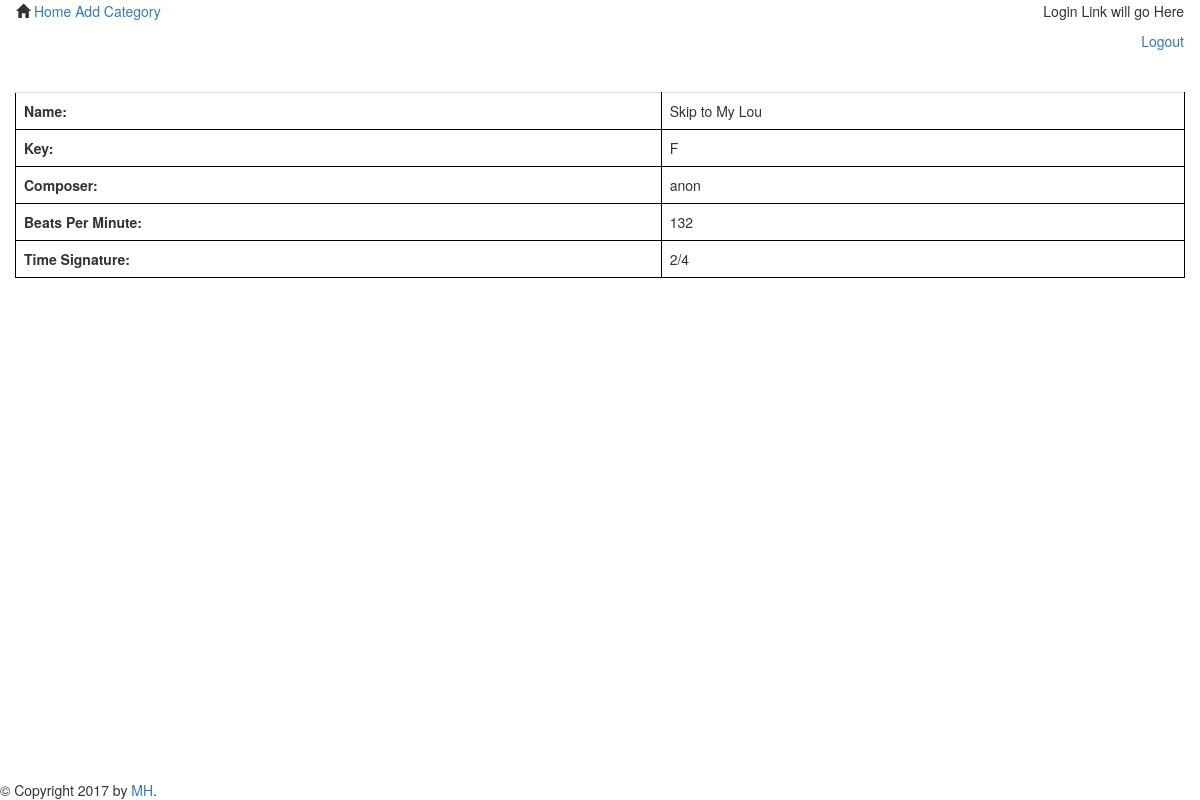
Screenshot of /categories/Animation/17/Skip to My Lou/457 with the database file from the repository.
### songsdb_setup.py (models this page shows)
class Song(Base):
    __tablename__ = 'allsongs'
    id = Column(Integer, primary_key = True)
    name = Column(String, nullable = False)
    key = Column(String, nullable = False)
    year = Column(Integer, nullable = False)
    composer = Column(String, nullable = False)
    bpm = Column(Integer, nullable = False)
    timesig = Column(String, nullable = False)
    source = Column(String, nullable = False)
    category_id = Column(Integer, ForeignKey('category.id'))
    category = relationship(Category)

### application.py (the view)
@app.route('/categories/<category>/<int:category_id>/<name>/<int:song_id>')
def showSongInfo(category, category_id, song_id, name):
    song = session.query(Song).filter(Song.id == song_id).one()
    return render_template('songinfo.html', song = song, name = name)

### templates/songinfo.html (shortened to what this page needs)
{% extends "main.html" %}
{% block content %}
<div class="col-lg-12">
    <table class="table table-hover">
                        <table class="table table-hover">
                            <tr>
                                <th>Name: </th>
                                <td>{{ song.name }}</td>
                            </tr>
                            <tr>
                                <th>Key: </th>
                                <td>{{ song.key }}</td>
                            </tr>
                            <tr>
                                <th>Composer: </th>
                                <td>{{ song.composer }}</td>
                            </tr>
                            <tr>
                                <th>Beats Per Minute: </th>
                                <td>{{ song.bpm }}</td>
                            </tr>
                            <tr>
                                <th>Time Signature: </th>
                                <td>{{ song.timesig }}</td>
                            </tr>
                        </table>
  </table>
</div>
{% endblock %}

### static/styles.css (style rules this page uses)
table, th, td { border: 1px solid black; border-collapse: collapse; }
th, td { padding: 5px; text-align: left; }

### rows the page displays
Song: name "Skip to My Lou", key "F", composer "anon", bpm "132", timesig "2/4"
